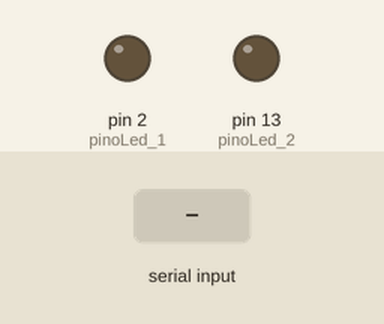
A sketch run on a simulated Arduino Uno, built with avr-gcc and run on an emulated ATmega328P. On the bench: output pins drawn as LEDs (lit = HIGH). The test bench sets the inputs (shaded band).

Above: at 1.2 s.
1.3 s: byte 1 (1) received over Serial
At 2.5 s:
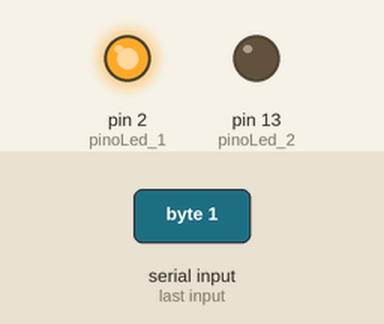
2.8 s: byte 0 (0) received over Serial
At 3.6 s:
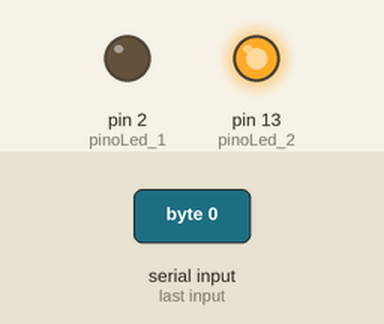
Timing chart, 0 to 5.8 s (numbered marks = the images above; inputs shaded):
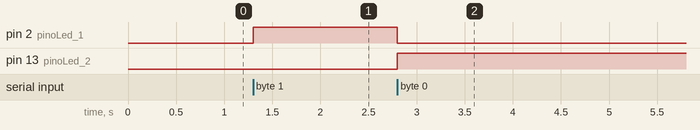

The sketch:

desafioBola_arduino.ino
```cpp
int pinoLed_1 = 2;
int pinoLed_2 = 13;
int mnsgProcessing;

void setup()
{
  Serial.begin(9600);

  pinMode(pinoLed_1, OUTPUT);
  pinMode(pinoLed_2, OUTPUT);
}

void loop()
{
  mnsgProcessing = Serial.read();

  if (mnsgProcessing == 1) //elipse direita
  {
    digitalWrite(pinoLed_1, HIGH);
    digitalWrite(pinoLed_2, LOW);
  }
  else if (mnsgProcessing == 0) //elipse esquerda
  {
    digitalWrite(pinoLed_1, LOW);
    digitalWrite(pinoLed_2, HIGH);
  }
}
```

Measured:
- after the input at 1.3 s, pin 2 (pinoLed_1): LOW → HIGH at once
- after the input at 2.8 s, pin 2 (pinoLed_1): HIGH → LOW at once; pin 13 (pinoLed_2): LOW → HIGH at once
